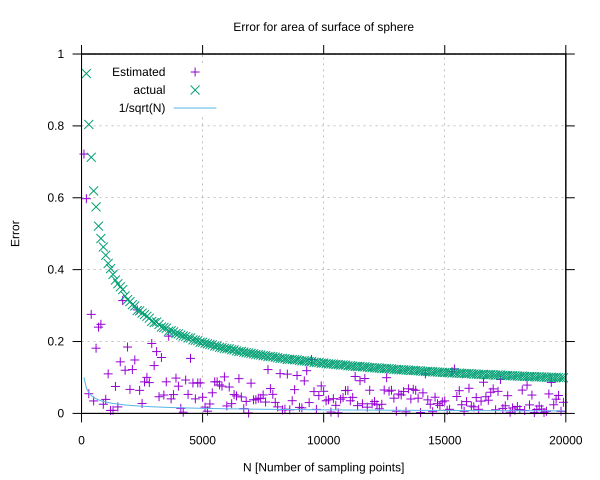

Generate this figure with gnuplot:
set terminal svg background "white"
set output "sphere.svg"
set key left
set xlabel "N [Number of sampling points]"
set ylabel "Error"
set tics out
set grid
set title "Error for area of surface of sphere"
plot [0:20000] [0:1]\
"out_sphere.txt" using 1:3 with points title 'Estimated', \
"out_sphere.txt" using 1:4 with points title 'actual', \
"out_sphere.txt" using 1:5 with lines title '1/sqrt(N)' \